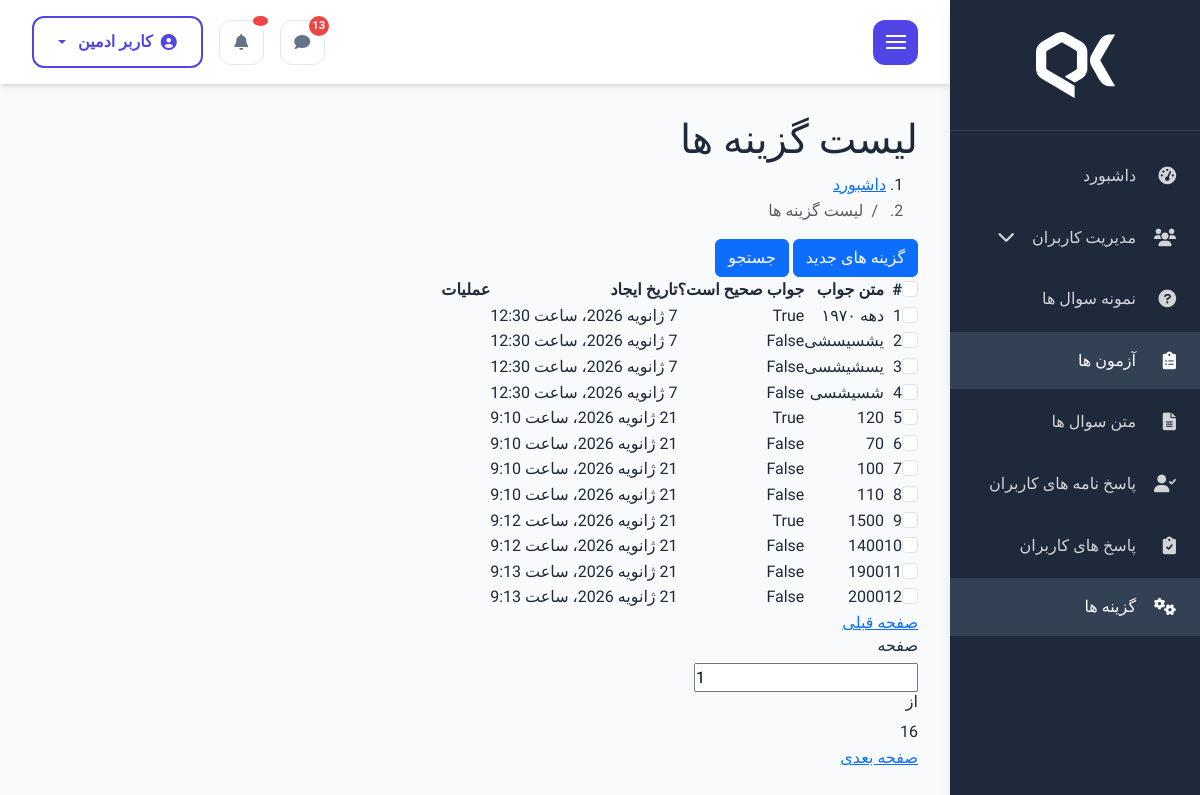
Before: /quiz/options-dashboard (signed in) with the older database file.
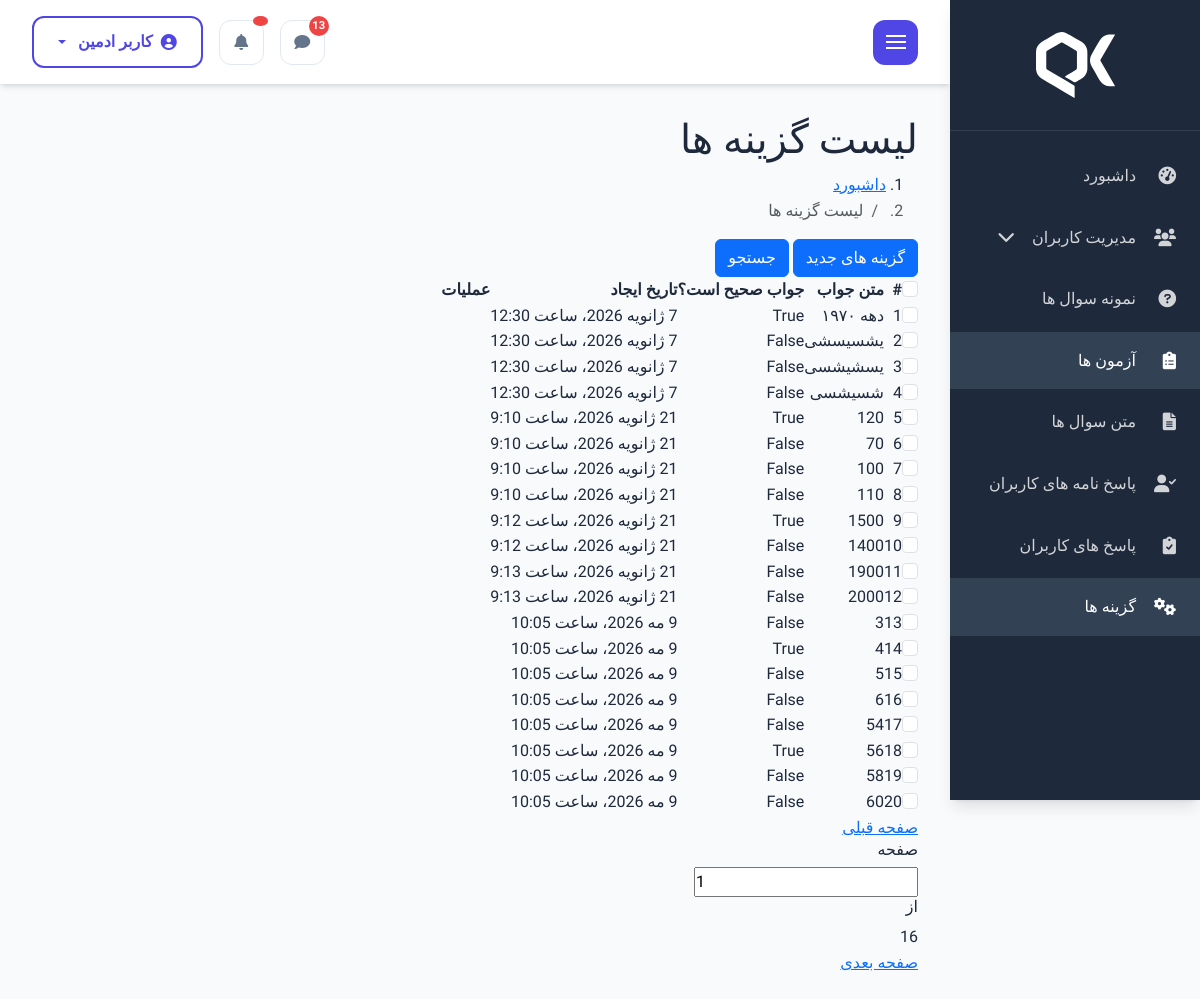
After: the same page with the newer database file.
### quizbuilder_module/models.py (models this page shows, shortened)
class QuizQuestionChoice(models.Model):
    text = models.CharField(
        max_length=256,
        verbose_name='متن جواب'
    )
    is_answer = models.BooleanField(
        default=False,
        verbose_name='جواب صحیح است؟'
    )
    created_at = models.DateTimeField(
        auto_now_add=True,
        verbose_name='تاریخ ایجاد'
    )
    class Meta:
        verbose_name = 'گزینه ها'
        verbose_name_plural = 'گزینه ها'
        ordering = ['created_at']

### quizbuilder_module/views.py (the view)
# urls.py: path('options-dashboard', views.OptionsDashboard.as_view(), name='options_dashboard'),
class OptionsDashboard(AdminRequiredMixin, ListView):
    model = QuizQuestionChoice
    template_name = 'quizbuilder_module/options_dashboard.html'
    context_object_name = 'options'
    paginate_by = 20
    def get_queryset(self):
        options = QuizQuestionChoice.objects.all()
        return options
    def get_context_data(self, **kwargs):
        context = super().get_context_data(**kwargs)
        return context

### quizbuilder_module/templates/quizbuilder_module/options_dashboard.html (shortened to what the changed rows need)
{% extends 'layout/_master.html' %}
{% block content %}
<body>
<div class="main-body-content">
    <div class="main-header">
                    <div class="inner">
                        <div class="title">
                            <h1>لیست گزینه ها</span>
                            </h1>
                        </div>
                    </div>
                </div>
    <div class="main-inner">
                    <div class="table-responsive">
                        <table class="table-custom">
                            <thead>
                                <tr>
                                    <th scope="col">
                                        <div class="checkbox-group m-0">
                                            <input class="form-check-input" type="checkbox" value=""
                                                id="checbox-select-all">
                                        </div>
                                    </th>
                                    <th scope="col">#</th>
                                    <th scope="col">متن جواب</th>
                                    <th scope="col">جواب صحیح است؟</th>
                                    <th scope="col">تاریخ ایجاد</th>
                                    <th scope="col">عملیات</th>
                                </tr>
                            </thead>
                            <tbody>
                                {% for option in options %}
                                	<tr>
                                    <td scope="row">
                                        <div class="checkbox-group m-0">
                                            <input class="form-check-input" type="checkbox" value=""
                                                id="checbox-select-1">
                                        </div>
                                    </td>
                                    <td scope="row">{{ forloop.counter }}</td>
                                    <td>{{ option.text }}</td>
                                    <td>{{ option.is_answer }}</td>
                                    <td>{{ option.created_at }}</td>
                                    <td>
                                    </td>
                                </tr>
                                {% endfor %}
                            </tbody>
                        </table>
                    </div>
                </div>
</div>
</body>
{% endblock %}

Changed rows visible on the page:
added QuizQuestionChoice: text "3", is_answer "False", created_at "9 مه 2026، ساعت 10:05"
added QuizQuestionChoice: text "4", is_answer "True", created_at "9 مه 2026، ساعت 10:05"
added QuizQuestionChoice: text "5", is_answer "False", created_at "9 مه 2026، ساعت 10:05"
added QuizQuestionChoice: text "6", is_answer "False", created_at "9 مه 2026، ساعت 10:05"
added QuizQuestionChoice: text "54", is_answer "False", created_at "9 مه 2026، ساعت 10:05"
added QuizQuestionChoice: text "56", is_answer "True", created_at "9 مه 2026، ساعت 10:05"
added QuizQuestionChoice: text "58", is_answer "False", created_at "9 مه 2026، ساعت 10:05"
added QuizQuestionChoice: text "60", is_answer "False", created_at "9 مه 2026، ساعت 10:05"
